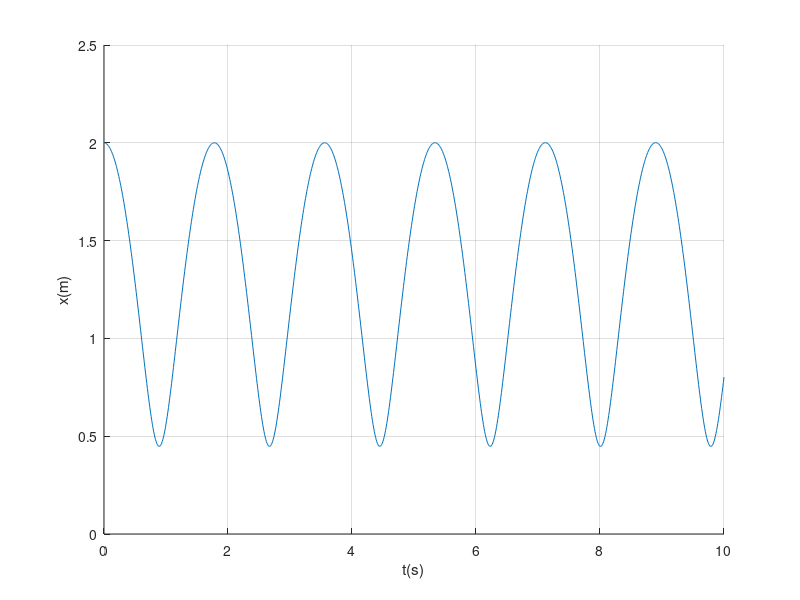
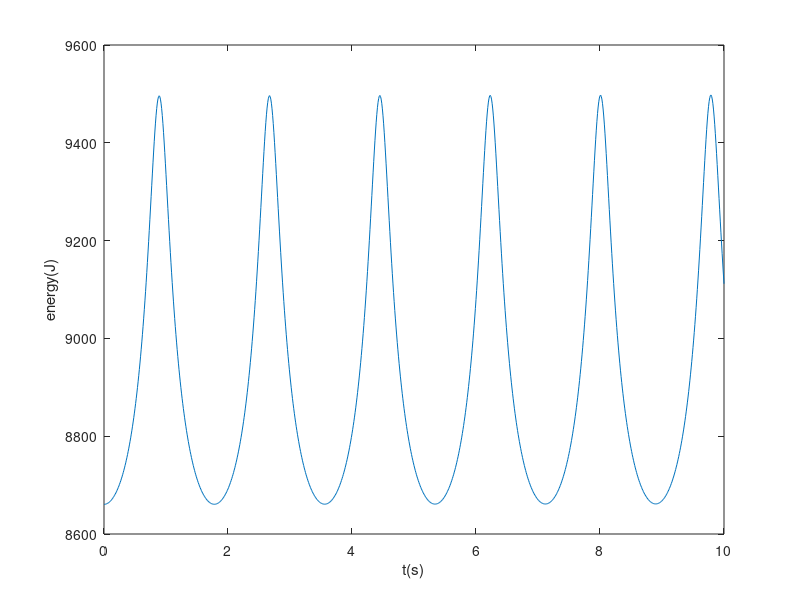

Here is the MATLAB script that generated these plots, in order:
hold on; grid on;

kappa = 1.4;
g = 9.81;

h = 0.01;
t = 0:h:10;

y = zeros (2,length(t));
y(1,1) = 2;
y(2,1) = 0;

f = @(Y) [Y(2);g*(Y(1)^(-kappa) - 1)];

for i = 1:(length(t) - 1)
    
    k_1 = f(y(:,i));
    k_2 = f(y(:,i) + 0.5*h.*k_1);
    
    y(:,i+1) = y(:,i) + h.*k_2;
    
end

plot(t,y(1,:));
xlabel('t(s)');
ylabel('x(m)');

p0 = 2.5*10^5;
m = 200;
A = 0.01;

E = (1/(kappa-1))*p0*A.*y(1,:).^(1-kappa) + m*g.*y(1,:) + 0.5*m.*y(2,:).^2;

figure;

plot(t,E);
xlabel('t(s)');
ylabel('energy(J)');
